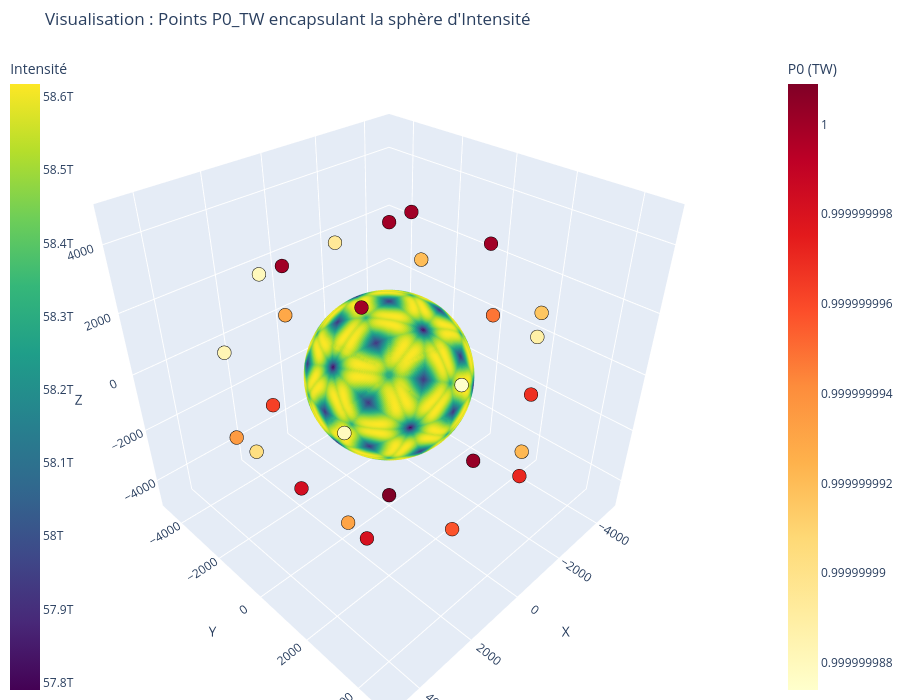

Here is the notebook cell this chart was saved with:
### Markdown cell above
# 2. Visualisation

### Code cell
beam_data = all_tree[num_tree][num_pert]['p_in_z1z2_beam_all']
beam_ifriit = all_tree[num_tree][num_pert]['ifriit_inputs']
dataset = all_tree[num_tree][num_pert]['dataset']
intensity = np.array(beam_data['intensity'])

R_int = 2307.0
R_p0 = 2307.0*2

#  Données de la sphère d'INTENSITÉ 
t_rad = np.array(beam_data['theta'])
p_rad = np.array(beam_data['phi'])
X_int = R_int * np.sin(t_rad) * np.cos(p_rad)
Y_int = R_int * np.sin(t_rad) * np.sin(p_rad)
Z_int = R_int * np.cos(t_rad)

# Données de PUISSANCE P0_TW 

ifriit_list = all_tree[num_tree][num_pert]['ifriit_inputs']
p0_vals = np.array([b['P0_TW'] for b in ifriit_list])
t_ifriit_rad = np.radians([b['THETA_DEG'] for b in ifriit_list])
p_ifriit_rad = np.radians([b['PHI_DEG'] for b in ifriit_list])

X_p0 = R_p0 * np.sin(t_ifriit_rad) * np.cos(p_ifriit_rad)
Y_p0 = R_p0 * np.sin(t_ifriit_rad) * np.sin(p_ifriit_rad)
Z_p0 = R_p0 * np.cos(t_ifriit_rad)

fig = go.Figure()

# sphère d'intensité 
fig.add_trace(go.Scatter3d(
    x=X_int, y=Y_int, z=Z_int,
    mode='markers',
    marker=dict(
        size=3,
        color=intensity,
        colorscale='Viridis',
        opacity=1.0,  
        showscale=True,
        colorbar=dict(title="Intensité", x=-0.1)
    ),
    name="Sphère d'Intensité",
    hoverinfo='skip'
))

# nuage de points P0_TW 
fig.add_trace(go.Scatter3d(
    x=X_p0, y=Y_p0, z=Z_p0,
    mode='markers',
    marker=dict(
        size=8,
        color=p0_vals,
        colorscale='YlOrRd',
        opacity=1.0,
        showscale=True,
        colorbar=dict(title="P0 (TW)", x=1.1),
        line=dict(color='black', width=2)
    ),
    name="Points P0 (Capsule)",
    text=[f"Faisceau P0: {p:.2f} TW" for p in p0_vals],
    hoverinfo='text+x+y+z'
))


fig.add_trace(go.Scatter3d(x=[0], y=[0], z=[0]))

fig.update_layout(
    title="Visualisation : Points P0_TW encapsulant la sphère d'Intensité",
    showlegend=False, 
    scene=dict(
        xaxis=dict(title='X', range=[-R_p0*1.1, R_p0*1.1]), # On utilise le rayon max avec 10% de marge
        yaxis=dict(title='Y', range=[-R_p0*1.1, R_p0*1.1]),
        zaxis=dict(title='Z', range=[-R_p0*1.1, R_p0*1.1]),
        aspectmode='cube'
    ),
    width=900,
    height=700,
    margin=dict(l=0, r=0, b=0, t=50)
)
fig.show()

### Figure 1 — Plotly figure (JSON) as saved in the notebook; plotly's stock layout.template omitted (floating-point values rounded to 4 significant figures; data arrays with more than 128 entries replaced by an {"elided": "..."} marker saying what was removed)
{"data": [{"hoverinfo": "skip", "marker": {"color": {"elided": "49152 float values"}, "colorbar": {"title": {"text": "Intensité"}, "x": -0.1}, "colorscale": [[0, "#440154"], [0.1111, "#482878"], [0.2222, "#3e4989"], [0.3333, "#31688e"], [0.4444, "#26828e"], [0.5556, "#1f9e89"], [0.6667, "#35b779"], [0.7778, "#6ece58"], [0.8889, "#b5de2b"], [1, "#fde725"]], "opacity": 1, "showscale": true, "size": 3}, "mode": "markers", "name": "Sphère d'Intensité", "type": "scatter3d", "x": {"elided": "49152 float values"}, "y": {"elided": "49152 float values"}, "z": {"elided": "49152 float values"}}, {"hoverinfo": "text+x+y+z", "marker": {"color": [1.0, 1.0, 1.0, 1.0, 1.0, 1.0, 1.0, 1.0, 1.0, 1.0, 1.0, 1.0, 1.0, 1.0, 1.0, 1.0, 1.0, 1.0, 1.0, 1.0, 1.0, 1.0, 1.0, 1.0, 1.0, 1.0, 1.0, 1.0, 1.0, 1.0], "colorbar": {"title": {"text": "P0 (TW)"}, "x": 1.1}, "colorscale": [[0, "rgb(255,255,204)"], [0.125, "rgb(255,237,160)"], [0.25, "rgb(254,217,118)"], [0.375, "rgb(254,178,76)"], [0.5, "rgb(253,141,60)"], [0.625, "rgb(252,78,42)"], [0.75, "rgb(227,26,28)"], [0.875, "rgb(189,0,38)"], [1, "rgb(128,0,38)"]], "line": {"color": "black", "width": 2}, "opacity": 1, "showscale": true, "size": 8}, "mode": "markers", "name": "Points P0 (Capsule)", "text": ["Faisceau P0: 1.00 TW", "Faisceau P0: 1.00 TW", "Faisceau P0: 1.00 TW", "Faisceau P0: 1.00 TW", "Faisceau P0: 1.00 TW", "Faisceau P0: 1.00 TW", "Faisceau P0: 1.00 TW", "Faisceau P0: 1.00 TW", "Faisceau P0: 1.00 TW", "Faisceau P0: 1.00 TW", "Faisceau P0: 1.00 TW", "Faisceau P0: 1.00 TW", "Faisceau P0: 1.00 TW", "Faisceau P0: 1.00 TW", "Faisceau P0: 1.00 TW", "Faisceau P0: 1.00 TW", "Faisceau P0: 1.00 TW", "Faisceau P0: 1.00 TW", "Faisceau P0: 1.00 TW", "Faisceau P0: 1.00 TW", "Faisceau P0: 1.00 TW", "Faisceau P0: 1.00 TW", "Faisceau P0: 1.00 TW", "Faisceau P0: 1.00 TW", "Faisceau P0: 1.00 TW", "Faisceau P0: 1.00 TW", "Faisceau P0: 1.00 TW", "Faisceau P0: 1.00 TW", "Faisceau P0: 1.00 TW", "Faisceau P0: 1.00 TW"], "type": "scatter3d", "x": [0.0, 2307.0, 2307.0, 3733.0, 1426.0, -1.479e-05, -1426.0, -3733.0, -2307.0, -2307.0, 1426.0, 3733.0, 3733.0, 4614.0, 3733.0, 2307.0, 1426.0, -1426.0, -2307.0, -3733.0, -4614.0, -3733.0, -3733.0, -1426.0, -1.479e-05, 1426.0, -1426.0, -2307.0, 1.656e-05, 2307.0], "y": [0.0, -1426.0, 1426.0, 2307.0, 3733.0, 4614.0, 3733.0, 2307.0, 1426.0, -1426.0, -3733.0, -2307.0, -2307.0, 0.0, 2307.0, 1426.0, 3733.0, 3733.0, 1426.0, 2307.0, 1.656e-05, -2307.0, -2307.0, -3733.0, -4614.0, -3733.0, -3733.0, -1426.0, 0.0, -1426.0], "z": [4614.0, 3733.0, 3733.0, 1426.0, 2307.0, -1.479e-05, 2307.0, 1426.0, 3733.0, 3733.0, 2307.0, 1426.0, -1426.0, -1.479e-05, -1426.0, -3733.0, -2307.0, -2307.0, -3733.0, -1426.0, -1.479e-05, -1426.0, 1426.0, 2307.0, -1.479e-05, -2307.0, -2307.0, -3733.0, -4614.0, -3733.0]}, {"type": "scatter3d", "x": [0], "y": [0], "z": [0]}], "layout": {"height": 700, "margin": {"b": 0, "l": 0, "r": 0, "t": 50}, "scene": {"aspectmode": "cube", "xaxis": {"range": [-5075.0, 5075.0], "title": {"text": "X"}}, "yaxis": {"range": [-5075.0, 5075.0], "title": {"text": "Y"}}, "zaxis": {"range": [-5075.0, 5075.0], "title": {"text": "Z"}}}, "showlegend": false, "title": {"text": "Visualisation : Points P0_TW encapsulant la sphère d'Intensité"}, "width": 900}}
